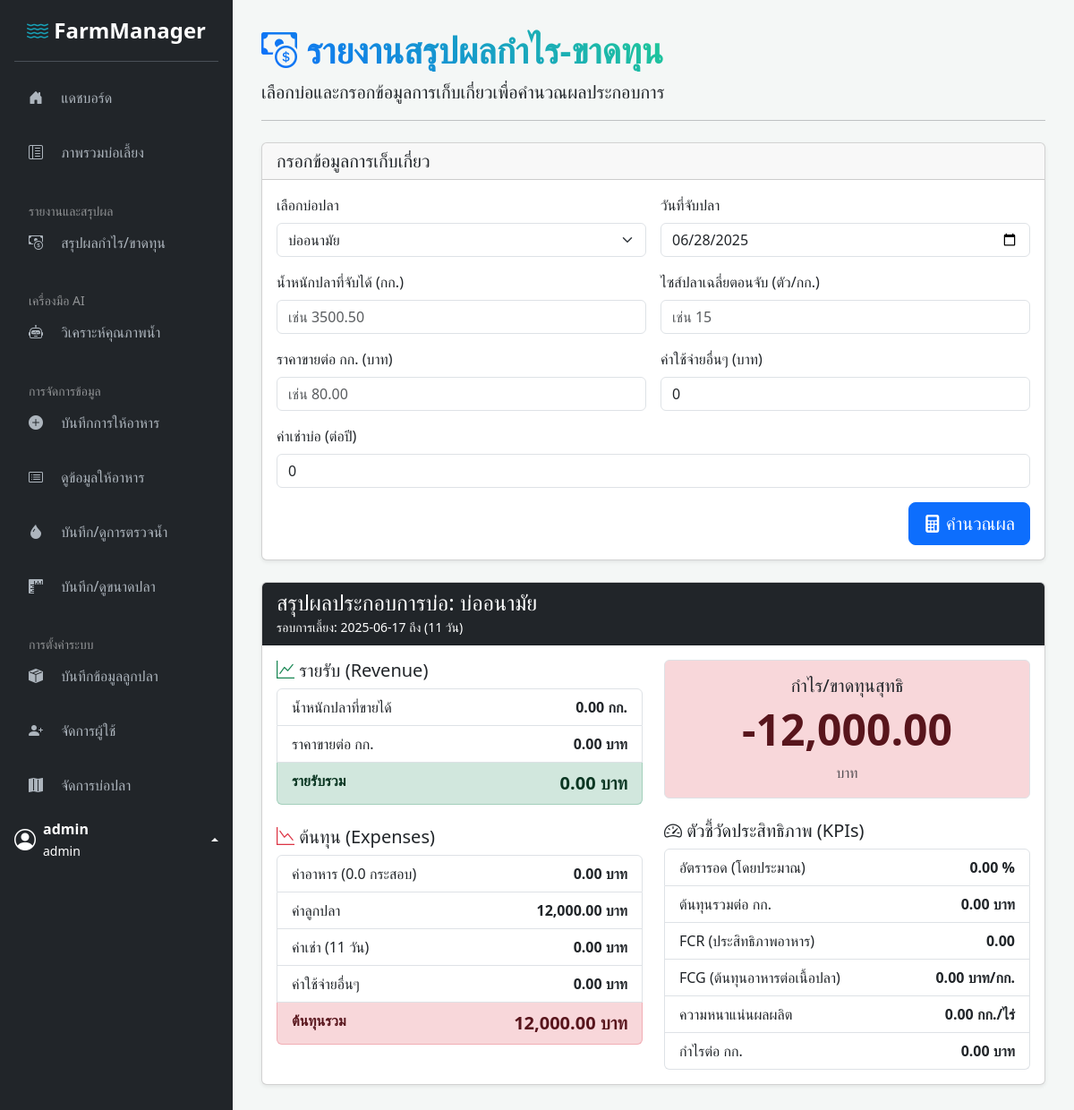
/profit_loss_report.php?pond_id=1 (signed in), run on an earlier commit of the app's database.
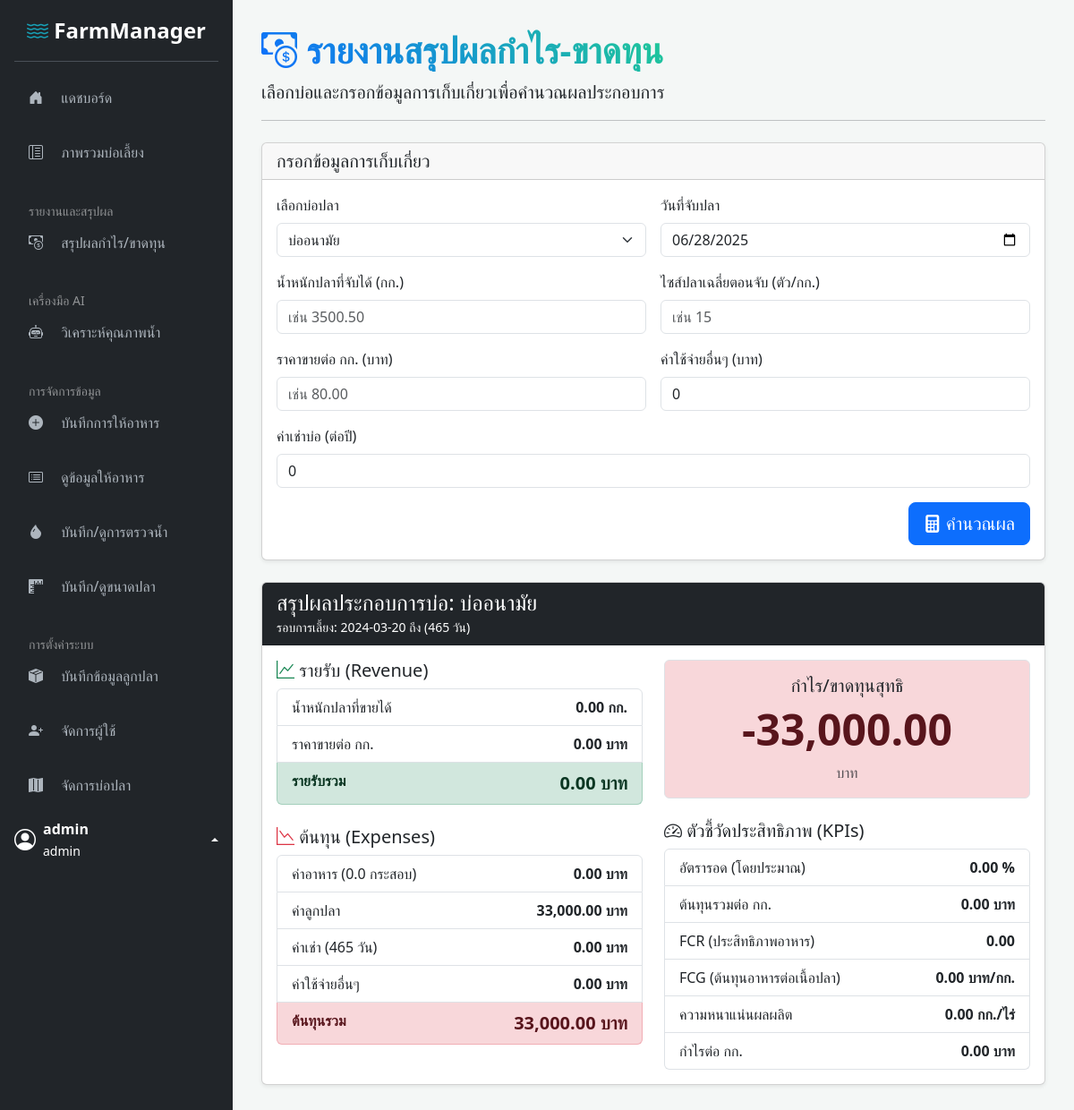
And on a later commit of the database.
### tables this page shows
CREATE TABLE `fish_releases` (
  `id` int(11) NOT NULL,
  `pond_id` int(11) NOT NULL,
  `release_date` date NOT NULL,
  `fish_amount` int(11) NOT NULL,
  `total_cost` decimal(10,2) DEFAULT 0.00,
  `created_at` timestamp NOT NULL DEFAULT current_timestamp()
);

### profit_loss_report.php (the view, shortened to what the changed rows need)
<?php
include 'templates/sidebar_header.php';
$show_report = false;
$report_data = [];
if ($_SERVER["REQUEST_METHOD"] == "GET" && isset($_GET['pond_id']) && !empty($_GET['pond_id'])) {
    $pond_id = (int)$_GET['pond_id'];
    $harvest_date = $_GET['harvest_date'];
    $harvest_weight_kg = (float)$_GET['harvest_weight_kg'];
    $harvest_fish_size = (float)$_GET['harvest_fish_size'];
    $price_per_kg = (float)$_GET['price_per_kg'];
    $other_expenses = (float)$_GET['other_expenses'];
    $annual_rent = (float)$_GET['annual_rent'];
    $stmt_pond = $conn->prepare("SELECT * FROM ponds WHERE id = ?");
    $stmt_pond->execute([$pond_id]);
    $pond_data = $stmt_pond->fetch(PDO::FETCH_ASSOC);
    $stmt_release = $conn->prepare("SELECT * FROM fish_releases WHERE pond_id = ? ORDER BY release_date DESC LIMIT 1");
    $stmt_release->execute([$pond_id]);
    $release_data = $stmt_release->fetch(PDO::FETCH_ASSOC);
    if ($pond_data && $release_data) {
        $show_report = true;
        $start_date_obj = new DateTime($release_data['release_date']);
        $end_date_obj = new DateTime($harvest_date);
        $interval = $start_date_obj->diff($end_date_obj);
        $cycle_duration_days = $interval->days;
        $food_prices = ['เบทาโกร 811' => 625, 'เบทาโกร 812' => 645];
        $food_summary = [];
        $total_food_sacks = 0;
        $total_food_cost = 0;
        foreach ($food_prices as $type => $price) { $food_summary[$type] = ['sacks' => 0, 'cost' => 0]; }
        $prorated_rent_cost = ($annual_rent > 0) ? ($annual_rent / 365) * $cycle_duration_days : 0;
        $total_revenue = $harvest_weight_kg * $price_per_kg;
        $total_expenses = $total_food_cost + $release_data['total_cost'] + $prorated_rent_cost + $other_expenses;
        $net_profit_loss = $total_revenue - $total_expenses;
        $estimated_harvested_fish_count = ($harvest_fish_size > 0) ? $harvest_weight_kg * $harvest_fish_size : 0;
        $survival_rate = ($release_data['fish_amount'] > 0) ? ($estimated_harvested_fish_count / $release_data['fish_amount']) * 100 : 0;
        $cost_per_kg = ($harvest_weight_kg > 0) ? $total_expenses / $harvest_weight_kg : 0;
        $gross_fcr = ($harvest_weight_kg > 0) ? ($total_food_sacks * 20) / $harvest_weight_kg : 0;
        $fcg = ($harvest_weight_kg > 0) ? $total_food_cost / $harvest_weight_kg : 0;
        $density = ($pond_data['size_rai'] > 0) ? $harvest_weight_kg / $pond_data['size_rai'] : 0;
        $profit_per_kg = ($harvest_weight_kg > 0) ? $net_profit_loss / $harvest_weight_kg : 0;
        $report_data = compact(
            'pond_data', 'release_data', 'harvest_date', 'cycle_duration_days',
            'harvest_weight_kg', 'price_per_kg', 'total_revenue',
            'food_summary', 'total_food_sacks', 'total_food_cost',
            'prorated_rent_cost', 'other_expenses', 'total_expenses',
            'net_profit_loss', 'estimated_harvested_fish_count', 'survival_rate',
            'cost_per_kg', 'gross_fcr', 'fcg', 'density', 'profit_per_kg'
        );
    } else {
        $_SESSION['flash_message'] = ['type' => 'warning', 'text' => 'ไม่พบข้อมูลการปล่อยปลาของบ่อที่เลือก หรือข้อมูลไม่ครบถ้วน'];
    }
}
?>
<h1 class="gradient-text fw-bolder"><i class="bi bi-cash-coin"></i> รายงานสรุปผลกำไร-ขาดทุน</h1>
<?php if ($show_report): ?>
<div class="card shadow-sm" id="report-section">
    <div class="card-header bg-dark text-white">
        <h4 class="mb-0">สรุปผลประกอบการบ่อ: <?= htmlspecialchars($report_data['pond_data']['name']) ?></h4>
        <small>รอบการเลี้ยง: <?= $report_data['release_data']['release_date'] ?> ถึง <?= $report_data['harvest_date'] ?> (<?= $report_data['cycle_duration_days'] ?> วัน)</small>
    </div>
    <div class="card-body">
        <div class="row g-4">
            <div class="col-lg-6">
                <h5><i class="bi bi-graph-up text-success"></i> รายรับ (Revenue)</h5>
                <ul class="list-group mb-4">
                    <li class="list-group-item d-flex justify-content-between"><span>น้ำหนักปลาที่ขายได้</span> <strong><?= number_format($report_data['harvest_weight_kg'], 2) ?> กก.</strong></li>
                    <li class="list-group-item d-flex justify-content-between"><span>ราคาขายต่อ กก.</span> <strong><?= number_format($report_data['price_per_kg'], 2) ?> บาท</strong></li>
                    <li class="list-group-item list-group-item-success d-flex justify-content-between"><strong>รายรับรวม</strong> <strong class="fs-5"><?= number_format($report_data['total_revenue'], 2) ?> บาท</strong></li>
                </ul>
                <h5><i class="bi bi-graph-down text-danger"></i> ต้นทุน (Expenses)</h5>
                <ul class="list-group">
                    <li class="list-group-item d-flex justify-content-between">
                        <span>ค่าอาหาร (<?= number_format($report_data['total_food_sacks'],1) ?> กระสอบ)</span>
                        <strong><?= number_format($report_data['total_food_cost'], 2) ?> บาท</strong>
                    </li>
                    <li class="list-group-item d-flex justify-content-between"><span>ค่าลูกปลา</span><strong><?= number_format($report_data['release_data']['total_cost'], 2) ?> บาท</strong></li>
                    <li class="list-group-item d-flex justify-content-between"><span>ค่าเช่า (<?= $report_data['cycle_duration_days'] ?> วัน)</span><strong><?= number_format($report_data['prorated_rent_cost'], 2) ?> บาท</strong></li>
                    <li class="list-group-item d-flex justify-content-between"><span>ค่าใช้จ่ายอื่นๆ</span><strong><?= number_format($report_data['other_expenses'], 2) ?> บาท</strong></li>
                    <li class="list-group-item list-group-item-danger d-flex justify-content-between"><strong>ต้นทุนรวม</strong> <strong class="fs-5"><?= number_format($report_data['total_expenses'], 2) ?> บาท</strong></li>
                </ul>
            </div>
            <div class="col-lg-6">
                <div class="text-center p-3 border rounded mb-4 <?= ($report_data['net_profit_loss'] >= 0) ? 'bg-success-subtle' : 'bg-danger-subtle' ?>">
                    <h5>กำไร/ขาดทุนสุทธิ</h5>
                    <h2 class="display-5 fw-bold <?= ($report_data['net_profit_loss'] >= 0) ? 'text-success-emphasis' : 'text-danger-emphasis' ?>">
                        <?= number_format($report_data['net_profit_loss'], 2) ?>
                    </h2>
                    <span class="text-muted">บาท</span>
                </div>
                <h5><i class="bi bi-speedometer2"></i> ตัวชี้วัดประสิทธิภาพ (KPIs)</h5>
                <ul class="list-group">
                    <li class="list-group-item d-flex justify-content-between"><span>อัตรารอด (โดยประมาณ)</span> <strong><?= number_format($report_data['survival_rate'], 2) ?> %</strong></li>
                    <li class="list-group-item d-flex justify-content-between"><span>ต้นทุนรวมต่อ กก.</span> <strong><?= number_format($report_data['cost_per_kg'], 2) ?> บาท</strong></li>
                    <li class="list-group-item d-flex justify-content-between"><span>FCR (ประสิทธิภาพอาหาร)</span> <strong><?= number_format($report_data['gross_fcr'], 2) ?></strong></li>
                    <li class="list-group-item d-flex justify-content-between"><span>FCG (ต้นทุนอาหารต่อเนื้อปลา)</span> <strong><?= number_format($report_data['fcg'], 2) ?> บาท/กก.</strong></li>
                    <li class="list-group-item d-flex justify-content-between"><span>ความหนาแน่นผลผลิต</span> <strong><?= number_format($report_data['density'], 2) ?> กก./ไร่</strong></li>
                    <li class="list-group-item d-flex justify-content-between"><span>กำไรต่อ กก.</span> <strong><?= number_format($report_data['profit_per_kg'], 2) ?> บาท</strong></li>
                </ul>
            </div>
        </div>
    </div>
</div>
<?php endif; ?>
<?php
include 'templates/sidebar_footer.php';
?>

What changed in the data, as far as the page shows it:
changed fish_releases: release_date "2025-06-17" → "2024-03-20"; total_cost "12,000.00" → "33,000.00"
Also different on the page:
$report_data['cycle_duration_days']: "11" → "465"
$report_data['total_expenses']: "12,000.00" → "33,000.00"
$report_data['net_profit_loss']: "-12,000.00" → "-33,000.00"
